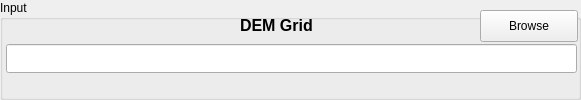
  <widget class="QGroupBox" name="groupBoxInput">
   <property name="geometry">
    <rect>
     <x>17</x>
     <y>17</y>
     <width>581</width>
     <height>100</height>
    </rect>
   </property>
   <property name="title">
    <string>Input</string>
   </property>
   <widget class="QLineEdit" name="lineEditDEM">
    <property name="geometry">
     <rect>
      <x>6</x>
      <y>44</y>
      <width>571</width>
      <height>29</height>
     </rect>
    </property>
    <property name="font">
     <font>
      <pointsize>10</pointsize>
      <weight>50</weight>
      <bold>false</bold>
     </font>
    </property>
   </widget>
   <widget class="QPushButton" name="pushButtonDEM">
    <property name="geometry">
     <rect>
      <x>480</x>
      <y>10</y>
      <width>98</width>
      <height>32</height>
     </rect>
    </property>
    <property name="text">
     <string>Browse</string>
    </property>
    <property name="checkable">
     <bool>false</bool>
    </property>
    <property name="autoDefault">
     <bool>false</bool>
    </property>
    <property name="flat">
     <bool>false</bool>
    </property>
   </widget>
   <widget class="QLabel" name="textLabel1">
    <property name="geometry">
     <rect>
      <x>240</x>
      <y>10</y>
      <width>81</width>
      <height>31</height>
     </rect>
    </property>
    <property name="font">
     <font>
      <family>Arial</family>
      <pointsize>12</pointsize>
      <weight>75</weight>
      <bold>true</bold>
     </font>
    </property>
    <property name="text">
     <string>DEM Grid</string>
    </property>
   </widget>
  </widget>
